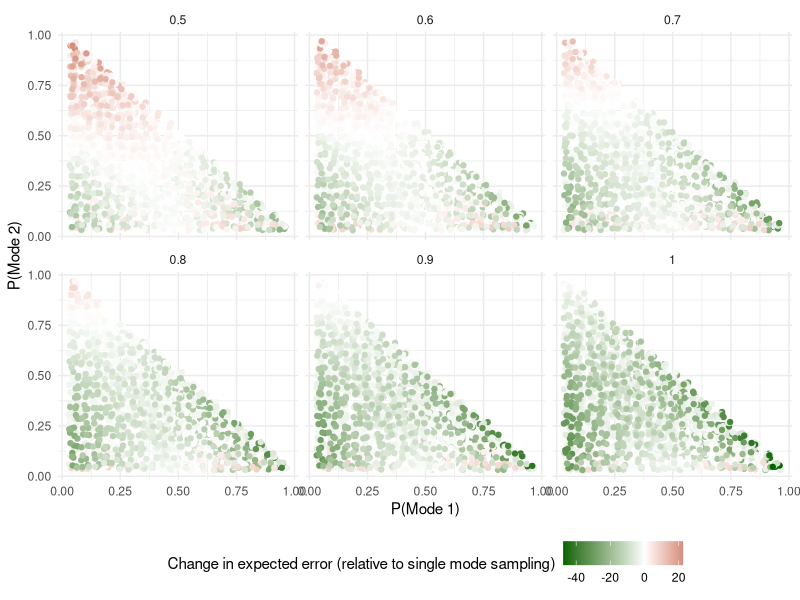

The R script that drew this image:
######################################################################
##                                                                  ## 
##      PROJECT TITLE:    Multi-Modes for Detecting Experimental    ##
##                        Measurement Error                         ##
##                                                                  ## 
##      CODE AUTHOR:      THOMAS S. ROBINSON (APRIL 2019)           ##
##                                                                  ##
##      EMAIL:            thomas.robinson@politics.ox.ac.uk         ##
##                                                                  ##
##      DESCRIPTION:      Simulation replication file               ##
##                                                                  ##
######################################################################

#### Prerequisites ####
library(tidyverse)

set.seed(89)

## Expected measurement error function
expect_me <- function(errors, probs, u, rule) {
  
  #####################################################################
  ## Function to calculate expected measurement error 
  ## of single and multi-mode sampling
  ##
  ## Inputs:
  ##  errors  = 3 element vector of measurement errors
  ##  probs   = 2 element vector of probabilities of state
  ##  u       = weighting applied to true state
  ##  rule    = "stick" or "twist"
  ##
  ## Outputs:
  ##  eu[1]   = expected value for single mode sampling
  ##  eu[2]   = expected value for multi-mode sampling
  #####################################################################
  
  ## Error messages
  if (!is.vector(probs) | length(probs) != 2) {
    stop(paste0("Please supply a probability vector of length 2 (p3 calculated as 1 - p1 - p2)",
                "\nSupplied length: ", length(probs)))
  }
  
  if (!is.vector(errors) | length(errors) != 3 ){
    stop(paste0("Please supply an error vector of length 3",
                "\nSupplied length: ", length(errors)))
  }
  
  if (typeof(u) != "double" | u < 0 | u > 1) {
    stop("Please supply update value between 0 and 1")
  }
  
  # Simplify inputs for readability
  me1 <- errors[1]
  me2 <- errors[2]
  me3 <- errors[3]
  
  p1 <- probs[1]
  p2 <- probs[2]
  p3 <- 1 - p1 - p2
  
  
  if (rule == "stick") {
  
    exp_err_stick <- p1*me1 + p2*me2 + p3*me3
    return(exp_err_stick)
    
  } else if (rule == "twist") {
  
    exp_err_twist <- (p1 * (p2/(p2+p3)) * ((1-u)*me1 + u*me2)) +
                (p1 * (p3/(p2+p3)) * (0.5*me1 + 0.5*me3)) +
                (p2 * (p1/(p1+p3)) * (u*me2 + (1-u)*me1)) +  
                (p2 * (p3/(p1+p3)) * (u*me2 + (1-u)*me3)) +  
                (p3 * (p1/(p1+p2)) * (0.5*me3 + 0.5*me1)) +  
                (p3 * (p2/(p1+p2)) * ((1-u)*me3 + u*me2)) 
    
    return(exp_err_twist)
    
  } else {
    
    stop("Error: incorrect decision rule specified")
    
  }
}

## Schedule of parameter values
schedule <- expand.grid(p1  = seq(0,1,0.05),
                        p2  = seq(0,1,0.05),
                        u   = seq(0.5,1,0.1),
                        me1 = c(5,10,50),
                        me3 = c(5,10,50)) %>%
  filter(p1 + p2 <= 1) %>%
  mutate(probs = map2(p1,p2, c),
         errors = pmap(list(me1,0,me3), c)) %>%
  
  mutate(single = pmap_dbl(list(errors, probs, u, "stick"),
                           .f = expect_me),
         multi = pmap_dbl(list(errors, probs, u, "twist"),
                          .f = expect_me)) %>%
  
  filter(p1 > 0,
         p2 > 0) %>%
  
  mutate(multi_better = ifelse(single >= multi, 1,0),
         multi_error = multi-single)

## Figure 1

ggplot(schedule, aes(x=p1, y = p2, color = multi_error)) +
  facet_wrap(u ~., ncol = 3) +
  geom_point(position = "jitter") + 
  scale_color_gradient2(low = "darkgreen", mid = "white", high = "darkred") +
  theme_minimal() +
  labs(x = "P(Mode 1)", y = "P(Mode 2)",
       color = "Change in expected error (relative to single mode sampling)") +
  theme(legend.position = "bottom")

